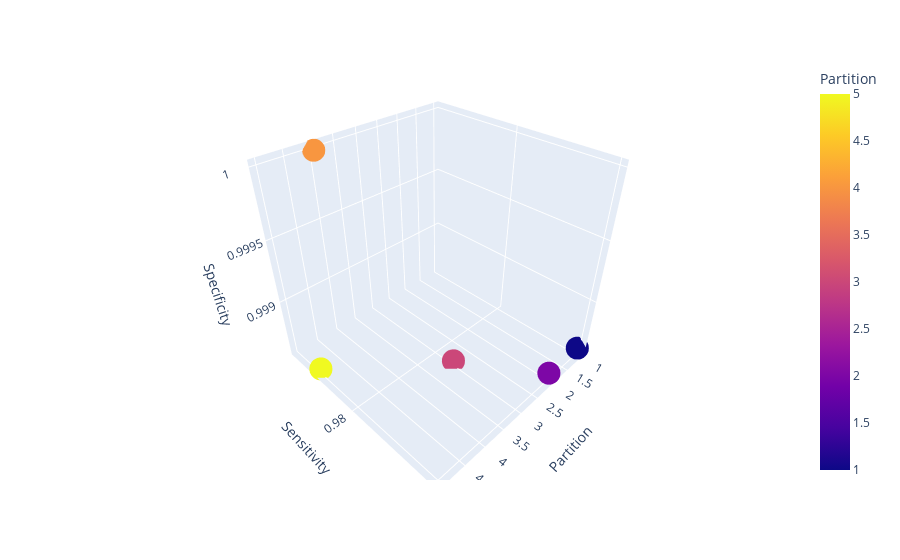

Notebook code for this chart:
### Code cell
fig6 = px.scatter_3d(dff,
        x='Partition', y='Sensitivity', z='Specificity',
        color="Partition")
fig6

### Figure 1 — Plotly figure (JSON) as saved in the notebook; plotly's stock layout.template omitted (floating-point values rounded to 4 significant figures)
{"data": [{"hovertemplate": "Partition=%{marker.color}<br>Sensitivity=%{y}<br>Specificity=%{z}<extra></extra>", "legendgroup": "", "marker": {"color": [1, 2, 3, 4, 5], "coloraxis": "coloraxis", "symbol": "circle"}, "mode": "markers", "name": "", "scene": "scene", "showlegend": false, "type": "scatter3d", "x": [1, 2, 3, 4, 5], "y": [1, 1, 0.9848, 0.9615, 0.9688], "z": [0.9986, 0.9986, 0.9985, 1, 0.9986]}], "layout": {"coloraxis": {"colorbar": {"title": {"text": "Partition"}}, "colorscale": [[0, "#0d0887"], [0.1111, "#46039f"], [0.2222, "#7201a8"], [0.3333, "#9c179e"], [0.4444, "#bd3786"], [0.5556, "#d8576b"], [0.6667, "#ed7953"], [0.7778, "#fb9f3a"], [0.8889, "#fdca26"], [1, "#f0f921"]]}, "legend": {"tracegroupgap": 0}, "margin": {"t": 60}, "scene": {"domain": {"x": [0, 1], "y": [0, 1]}, "xaxis": {"title": {"text": "Partition"}}, "yaxis": {"title": {"text": "Sensitivity"}}, "zaxis": {"title": {"text": "Specificity"}}}}}
